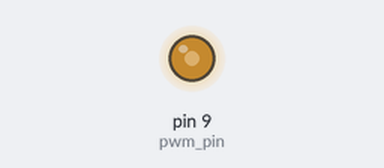
The sketch below on a simulated Arduino Uno, built with avr-gcc and run on an emulated ATmega328P. Parts: output pins drawn as LEDs (lit = HIGH). What the sketch prints to the serial monitor is not drawn.

Above: at 0.56 s.
At 4.1 s:
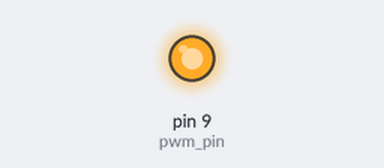
Timing chart, 0 to 5.6 s (numbered marks = the images above):
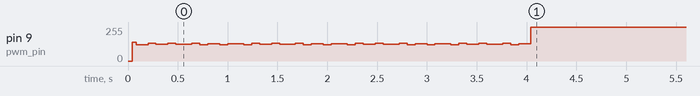

The sketch:

ff.ino
```cpp
int pwm_pin    = 9;      // the PWM pin the LED is attached to
int analogPin  = 3;
int value      = 0;
float f        = 10;  // sine wave frequency
unsigned long t;
const float pi = 3.141592653589793238462643;
int val        = 0;      // variable to store the value read
unsigned long T = 1000000;
unsigned long t0;

unsigned long start_t;
unsigned long   end_t;
//bool

void setup() {              // the setup routine runs once when you press reset:
  pinMode(pwm_pin, OUTPUT); // declare pin 9 to be an output:
  Serial.begin(9600);
}

// the loop routine runs over and over again forever:

void loop() {
//  start_t = micros();
  while (micros() < 4000000) {
  start_t = micros();

    t0 = micros();
    t  = micros();

    //    while (t - t0 < T) {
    t = micros();
    analogWrite(pwm_pin, value); // allowed range is [0..255]
    //      Serial.println(value);
    //    }

    if (value == 0) value = 255;
    else value = 0;
  Serial.println(micros() - start_t);
  }
  Serial.println(micros());
//  Serial.println(micros() - start_t);
  //    t =
  //    t = micros();

  //  value = 255 / 2 * (sin(2 * pi * f * t) + 1);
  //    value = map(sin(2 * pi * f * t), -1, 1, 0, 255); // works wrong, read more about map
  //    value = map(sin(f * t), -1.0, 1.0, 0.0, 255.0);
  //  value = sin(f * t);

  //  T = 1000;
  //  Serial.println(sin(f * t));
  //  Serial.println(value);
  //  analogWrite(pwm_pin, value); // allowed range is [0..255]


  //  if (t - t0 > T) {
  //    value = 255;
  //    t0 = t;
  //  }
  //  else {
  //
  //  }
  //  if (value == 0) value = 255;
  //  else value = 0;
  //  value = 0 ? 255 : 0;
  //  Serial.println(t);
  //  analogWrite(pwm_pin, value); // allowed range is [0..255]

  //  val = analogRead(analogPin);     // read the input pin
  //  Serial.println(val);

  //  Serial.print(sin(f * t));
  //  Serial.print('\t');
  //  Serial.print(map(sin(f * t), -1, 1, -2, 2));
  //  Serial.print('\n');
  //    delay(10); // milliseconds
}
```
